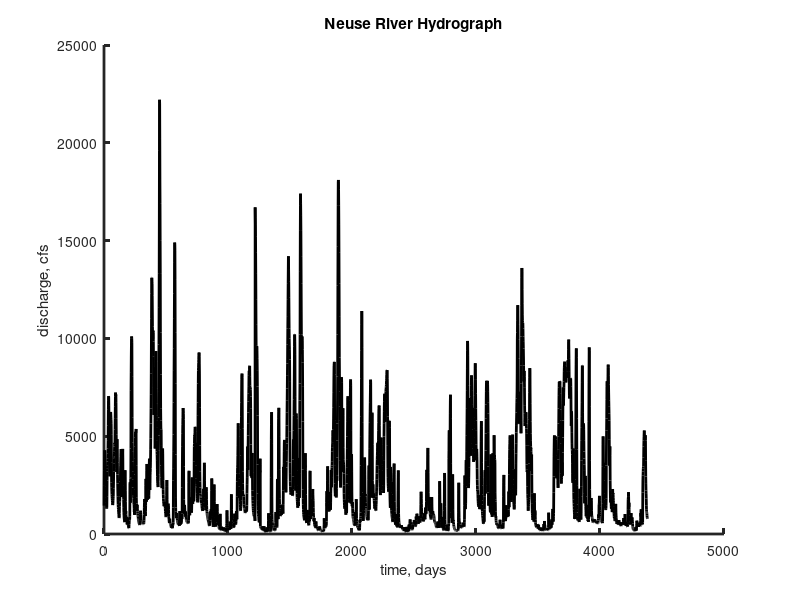

This figure's MATLAB source: (Note: this script raises an error after producing the figure.)
% problem 2.4
% adaped version of eda02_03
% make a plot of a section of data centered at a mouse-click
% this version presumes that the whole dataset is already
% plotted in Figure 1, and that the data are in vectors t and d

% read the data
D=load('neuse.txt');
t=D(:,1);
d=D(:,2);
Ns=size(D);
N=Ns(1);
M=Ns(2);

% plot the data
figure(1);
clf;
set(gca,'Linewidth',2);
hold on;
plot(t,d,'k-','Linewidth',2);
title('Neuse River Hydrograph');
xlabel('time, days');
ylabel('discharge, cfs');

% plot section based on cursor click
w=100; % width of new plot in samples
figure(1);
hold on;
[tc, dc] = ginput(1);  % detect mouse click
% i=find((t>=tc),1 ); % find index i of x(i) corresponding to click
% note early versions of MatLab need this instead: i=find((t>=tc)); i=i(1);
i=find((t>=tc)); i=i(1);
figure(2);
clf;
set(gca,'LineWidth',2);
hold on;
plot( t(i-w/2:i+w/2), d(i-w/2:i+w/2), 'k-','LineWidth',2 );
plot( t(i-w/2:i+w/2), d(i-w/2:i+w/2), 'k.','LineWidth',2 );
title('Neuse River Hydrograph');
xlabel('time in days');
ylabel('discharge, cfs');
figure(1);
